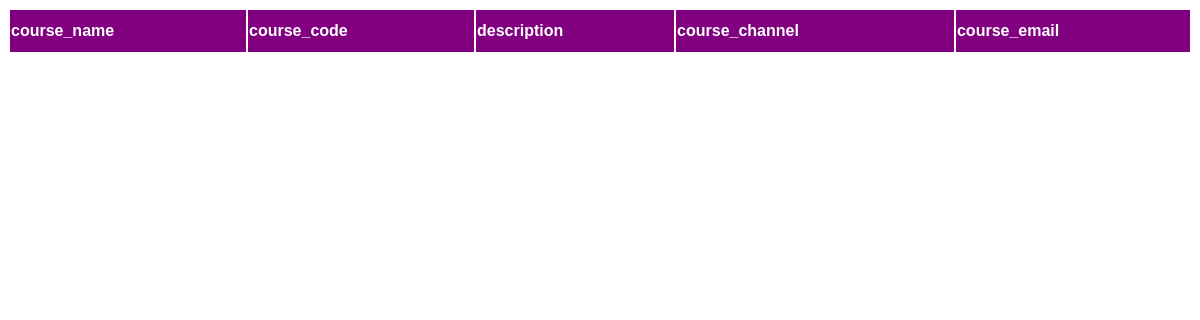
Page /course/course_list/ on the earlier database version.
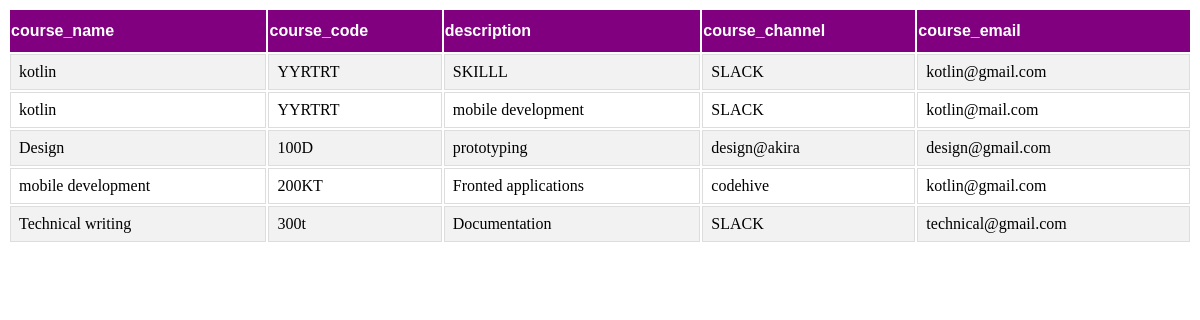
Same page on the later database version.
### course/models.py (models this page shows)
class Course(models.Model):
    course_name=models.CharField(max_length=20)
    course_code=models.CharField(max_length=6)
    trainer_id=models.CharField(max_length=6)
    description=models.CharField(max_length=30)
    syllabus=models.CharField(max_length=12)
    course_channel=models.CharField(max_length=15)
    course_email=models.EmailField()

### course/views.py (the view)
# urls.py: path("course_list/",course_list,name="course_list"),
def course_list(request):
     courses=Course.objects.all()
     return render(request,"course_list.html",{"courses":courses})

### course/templates/course_list.html (shortened to what this page needs)
<!DOCTYPE html>
<html lang="en">
<head>
</head>
<body>
    <table class="table">
        <tr>
          <th>course_name</th>
          <th>course_code</th>
          <th>description</th>
          <th>course_channel</th>
          <th>course_email</th>
        </tr>
        {% for course in courses %}
        <tr>
        <td>{{course.course_name}}</td>
        <td>{{course.course_code}}</td>
         <td> {{course.description}}</td>
         <td>{{course.course_channel}}</td>
         <td>{{course.course_email}}</td>
    </tr>
    {% endfor %}
    </table>
</body>
</html>

Differences in the rows shown:
added Course: course_name "kotlin", course_code "YYRTRT", description "SKILLL", course_channel "SLACK", course_email "kotlin@gmail.com"
added Course: course_name "kotlin", course_code "YYRTRT", description "mobile development", course_channel "SLACK", course_email "kotlin@mail.com"
added Course: course_name "Design", course_code "100D", description "prototyping", course_channel "design@akira", course_email "design@gmail.com"
added Course: course_name "mobile development", course_code "200KT", description "Fronted applications", course_channel "codehive", course_email "kotlin@gmail.com"
added Course: course_name "Technical writing", course_code "300t", description "Documentation", course_channel "SLACK", course_email "technical@gmail.com"
